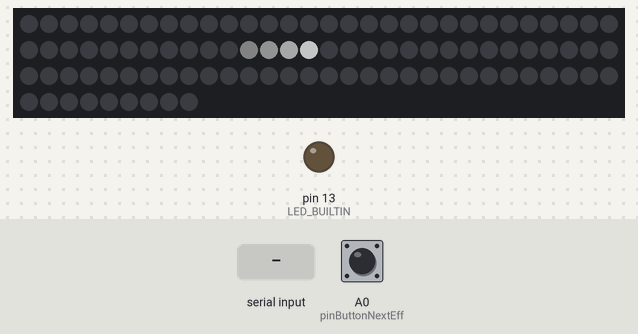
Bench run of a sketch on a simulated Arduino Uno, built with avr-gcc and run on an emulated ATmega328P. On the bench: 99 RGB LEDs in strip order, left to right, continuing on the next row, output pins drawn as LEDs (lit = HIGH). Inputs (shaded band) come from the test bench; at power-on: A0 (pinButtonNextEff) HIGH. Dim RGB values are drawn brighter than linear; random numbers use the default seed unless the sketch sets one.

Above: at 1.2 s.
1.3 s: A0 (pinButtonNextEff) pulled LOW for 0.15 s
At 1.75 s:
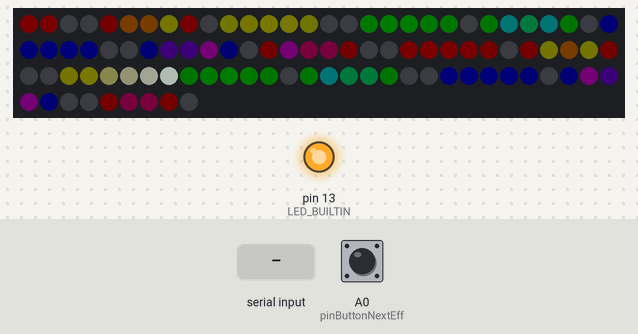
2.0 s: A0 (pinButtonNextEff) pulled LOW for 1 s
At 3.31 s:
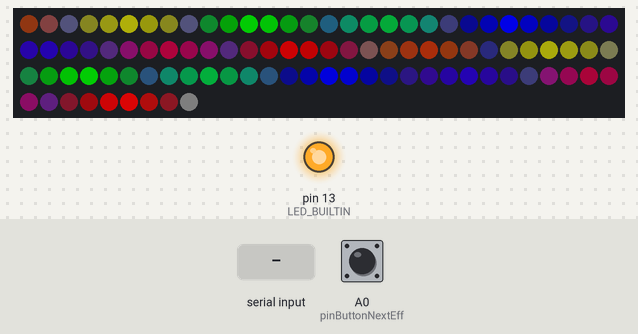
3.6 s: A0 (pinButtonNextEff) pulled LOW for 0.15 s
At 4.23 s:
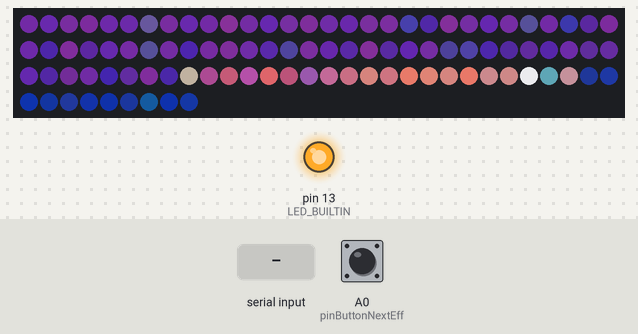
4.3 s: A0 (pinButtonNextEff) pulled LOW for 3.2 s
At 5.8 s:
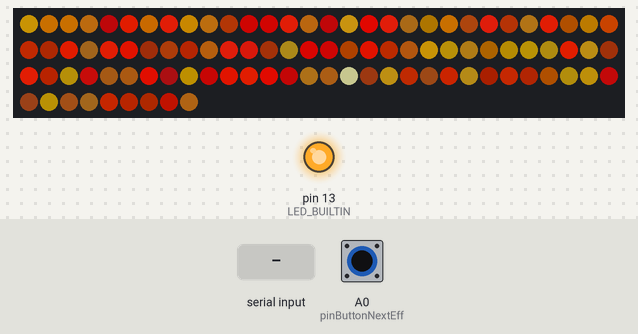
8.1 s: "1" received over the second serial link
At 8.63 s:
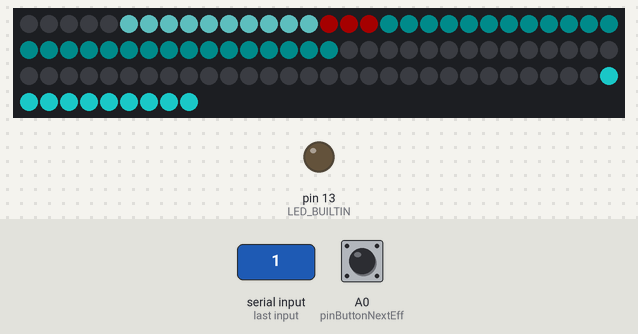
10.5 s: "0" received over the second serial link
At 11.09 s:
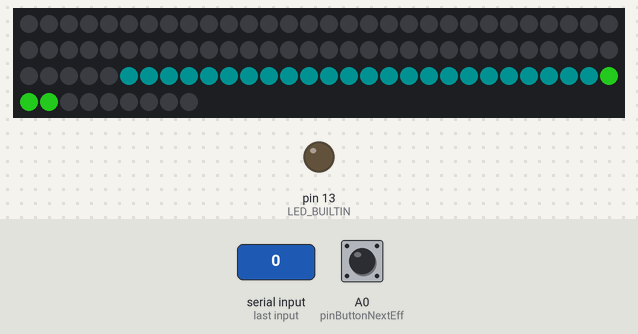
Timing chart, 0 to 13.5 s (numbered marks = the images above; inputs shaded):
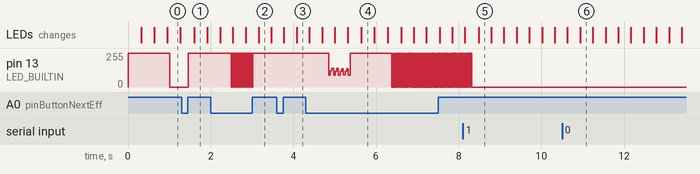

The sketch:

arws2812.ino
```cpp
// use button
#define BUTTON_NEXT_EFF
// use Bluetooth
#define BT
//whether to use hardware serial to communicate Bluetooth. Software serial is used otherwise
//#define BTHS
//if defined, debug data is output to hardware serial port. REMEMBER TO REMOVE this definition once BTHS is set
//#define DEBUG

#include <Adafruit_NeoPixel.h>

#ifdef BT
#define _SS_MAX_RX_BUFF 8 //lower SoftwareSerial's receive buffer to conserve some RAM
#include <SoftwareSerial.h>
#endif

#include "palette.h"
#include "anim.h"
#include "commands.h"
#include "small_timer.hpp"
#ifdef BUTTON_NEXT_EFF
#include "button_classes.hpp"
#endif

#define ANIMS 7 //number of animations
#define PALS 7 //number of palettes
#define INTERVAL 10000 //change interval, msec


constexpr auto pinButtonNextEff = A0; // button pin for next effect
constexpr bool buttonNextEffInverse = true; // options: inverse "button for next effect"

Palette * pals[PALS] = {&PalRgb, &PalRainbow, &PalRainbowStripe, &PalParty, &PalHeat, &PalFire, &PalIceBlue};

Anim anim = Anim();

#ifdef BT
#ifndef BTHS
//11 and 12 are RX (from BT) and TX (to BT) pin numbers
SoftwareSerial bt(11,12);
#else
#define bt Serial
#endif
#endif

byte command[COMMAND_LENGTH-1];   //BT command buffer
bool commandComplete;  //flag indicating whether the command is complete or not
byte cmdPos;  //position inside command buffer; 0 means buffer is empty; 1 means command marker received; 2...5 means command data received. Value of 5 means the command is fully received

#ifdef BUTTON_NEXT_EFF
csButtonLongClicksDef<1000, 50, buttonNextEffInverse> btnNextEff;
bool disableAutoChangeEffects = false;
csTimerDef <1000> DetectTripleFastClickTimer;
uint8_t DetectTripleFastClickCounter = 0;
#else
constexpr bool disableAutoChangeEffects = false;
#endif // BUTTON_NEXT_EFF

csTimerDef <INTERVAL> EffectAutoChangeTimer; // auto change animation effect, interval timer

int paletteInd;
int animInd = -1;

int freeRam () {
  extern int __heap_start, *__brkval;
  int v;
  return (int) &v - (__brkval == 0 ? (int) &__heap_start : (int) __brkval);
}

extern Adafruit_NeoPixel pixels;

void setup() {
#ifdef DEBUG
  Serial.begin(9600);
  Serial.print(F("RAM="));Serial.println(freeRam());
#endif

  pixels.begin();
#ifdef BT
  bt.begin(9600);
#endif
  randomSeed(analogRead(0)*analogRead(1));
  paletteInd = random(PALS);
  anim.setAnim(animInd);
  anim.setPeriod(20);
  anim.setPalette(pals[0]);
  anim.doSetUp();
#ifdef BT
#ifndef BTHS
  bt.listen();
#endif
#endif

#ifdef BUTTON_NEXT_EFF
  pinMode(pinButtonNextEff, INPUT_PULLUP);
#endif // BUTTON_NEXT_EFF

  EffectAutoChangeTimer.start(10000); // 10000 for "release" AnimStart
}

void loop() {
  /* this piece of code checks for looping while trying to find different colors
  for (int pi=0;pi<PALS;pi++) {
    int c = 0;

    Serial.print(F("pi="));Serial.print(pi);
    Color c1 = pals[pi]->getPalColor((float)rngb()/256);
    Color c2 = c1;
    while (c1.isCloseTo(c2)) {
      c = c + 1;
      c2 = pals[pi]->getPalColor((float)rngb()/256);
    }
    Serial.print(F(" c="));Serial.println(c);
  }
  /**/

  bool needChange = EffectAutoChangeTimer.run();

#ifdef BUTTON_NEXT_EFF
  btnNextEff.run(digitalRead(pinButtonNextEff));
#endif // BUTTON_NEXT_EFF


#ifdef BT
  if (bt.available()) {
    if (cmdPos == 0) { //wait for command marker when command buffer is empty, discard everything that doesn't match command marker
      byte b;
      do {
        b = bt.read();
#ifdef DEBUG
        Serial.print(b);Serial.write(32);
#endif
      } while (bt.available() && b != COMMAND_MARKER);
      if (b == COMMAND_MARKER) cmdPos = 1;
    }
    while (bt.available() && cmdPos < COMMAND_LENGTH) {
       byte b = bt.read();
#ifdef DEBUG
       Serial.print(b);Serial.write(32);
#endif
       command[(cmdPos++)-1] = b;
    }
    if (cmdPos >= COMMAND_LENGTH) {
      byte cs = 0;
      for (byte i=0;i<(COMMAND_LENGTH-2);i++) {
        cs = cs + command[i];
      }
#ifdef DEBUG
      Serial.write('c');Serial.println(cs);
#endif
      commandComplete = (cs == command[COMMAND_LENGTH-2]);
      cmdPos = 0;
    }
  }
#endif

  if (anim.run()) {
#ifdef BT
    if (commandComplete && command[0] == CMD_SETAP) {
      if ((command[1] < ANIMS) && (command[2] < PALS)) {
          anim.setAnim(command[1]);
          anim.setPalette(pals[command[2]]);
          bt.write(command, 3);
          EffectAutoChangeTimer.start();
      }
    }

    if (commandComplete && command[0] == CMD_MAGIC) {
      animInd = 7; //todo: why 7? (remove magik constant)
      anim.setAnim(animInd);
      anim.doSetUp();
      EffectAutoChangeTimer.start();
      bt.print('!');
    }
    commandComplete = false;
#endif
  }

#ifdef BUTTON_NEXT_EFF
  if (btnNextEff.flags.click) {
    // random pallete
    int prevPalInd = paletteInd;
    while (prevPalInd == paletteInd) paletteInd = random(PALS);
    // iterate animate
    animInd++;
    if (animInd >= ANIMS)
      animInd = 0;
    // apply
    anim.setAnim(animInd);
    anim.setPeriod(random(20, 40));
    anim.setPalette(pals[paletteInd]);
    anim.doSetUp();

    disableAutoChangeEffects = true;
    DetectTripleFastClickTimer.startOnce();
    DetectTripleFastClickCounter++;
  }

  if (DetectTripleFastClickTimer.run()) {
    if (DetectTripleFastClickCounter == 3) {
      disableAutoChangeEffects = false;
      // force change effect
      needChange = true;
    }
    DetectTripleFastClickCounter = 0;
  }
#endif // BUTTON_NEXT_EFF

  // auto change effect
  if (needChange && ! disableAutoChangeEffects) {
    EffectAutoChangeTimer.start();

    switch ( (animInd < 0) ? 0 : random(2)) {
      case 0:
      {
        int prevAnimInd = animInd;
        while (prevAnimInd == animInd) animInd = random(ANIMS);
        anim.setAnim(animInd);
        anim.setPeriod(random(20, 40));
        anim.setPalette(pals[paletteInd]);
        anim.doSetUp();
        break;
      }
      case 1:
      {
        int prevPalInd = paletteInd;
        while (prevPalInd == paletteInd) paletteInd = random(PALS);
        anim.setPalette(pals[paletteInd]);
        break;
      }
    }
#ifdef BT
    bt.print(F(">"));bt.print(animInd);bt.print(F("\t"));bt.println(paletteInd);
#ifndef BTHS
    bt.listen();
#endif
#endif
  }


}
```

anim.cpp
```cpp
#include <Adafruit_NeoPixel.h>
#include "color.h"
#include "palette.h"
#include "anim.h"
#include "brightness.h"

//Adafruit's class to operate strip
Adafruit_NeoPixel pixels = Adafruit_NeoPixel(LEDS, PIN, NEO_GRB + NEO_KHZ800);


Anim::Anim()
{
    nextms = millis();
}

void Anim::setPeriod(byte period) {
    this->period = period;
}

void Anim::setPalette(Palette * pal) {
    this->palette = pal;
    if (setUpOnPalChange) {
        setUp();
    }
    pinMode(LED_BUILTIN, OUTPUT);
}

bool Anim::run()
{
    if ( millis()<=nextms) {
        digitalWrite(LED_BUILTIN, LOW);
        return false;
    }
    digitalWrite(LED_BUILTIN, HIGH);
    nextms=millis() + period;

    if (runImpl != NULL)
    {
        (this->*runImpl)();
    }

    //transition coef, if within 0..1 - transition is active
    //changes from 1 to 0 during transition, so we interpolate from current color to previous
    float transc = (float)((long)transms - (long)millis()) / TRANSITION_MS;
    Color * leds_prev = (leds == leds1) ? leds2 : leds1;

    if (transc > 0) {
        for(int i=0; i<LEDS; i++) {
            //transition is in progress
            Color c = leds[i].interpolate(leds_prev[i], transc);
            //pixels.setPixelColor(i, pixels.Color(c.r, c.g, c.b));
            byte r = (int)pgm_read_byte_near(BRI + c.r) * BRIGHTNESS / 256;
            byte g = (int)pgm_read_byte_near(BRI + c.g) * BRIGHTNESS / 256;
            byte b = (int)pgm_read_byte_near(BRI + c.b) * BRIGHTNESS / 256;
            pixels.setPixelColor(i, pixels.Color(r, g, b));
        }
    } else {
        for(int i=0; i<LEDS; i++) {
            //regular operation
            //pixels.setPixelColor(i, pixels.Color(leds[i].r, leds[i].g, leds[i].b));
            byte r = (int)pgm_read_byte_near(BRI + leds[i].r) * BRIGHTNESS / 256;
            byte g = (int)pgm_read_byte_near(BRI + leds[i].g) * BRIGHTNESS / 256;
            byte b = (int)pgm_read_byte_near(BRI + leds[i].b) * BRIGHTNESS / 256;
            pixels.setPixelColor(i, pixels.Color(r, g, b));
        }
    }

    pixels.show();

    return true;

}

void Anim::setUp()
{
   //pinMode(LED_BUILTIN, OUTPUT);
    transms = millis() + TRANSITION_MS;

    //switch operation buffers (for transition to operate)

    if (leds == leds1) {
        leds = leds2;
    } else {
        leds = leds1;
    }

    if (setUpImpl != NULL) {
        (this->*setUpImpl)();
    }
}

void Anim::doSetUp()
{
    if (!setUpOnPalChange) {
        setUp();
    }
}

void Anim::setAnim(byte animInd)
{
    switch (animInd) {
        case 0:
            setUpImpl = &Anim::animRun_SetUp;
            runImpl = &Anim::animRun_Run;
            setUpOnPalChange = true;
        break;
        case 1:
            setUpImpl = &Anim::animPixieDust_SetUp;
            runImpl = &Anim::animPixieDust_Run;
            setUpOnPalChange = true;
        break;
        case 2:
            setUpImpl = &Anim::animSparkr_SetUp;
            runImpl = &Anim::animSparkr_Run;
            setUpOnPalChange = true;
        break;
        case 3:
            setUpImpl = &Anim::animRandCyc_SetUp;
            runImpl = &Anim::animRandCyc_Run;
            setUpOnPalChange = true;
        break;
        case 4:
            setUpImpl = &Anim::animStars_SetUp;
            runImpl = &Anim::animStars_Run;
            setUpOnPalChange = false;
        break;
        case 5:
            setUpImpl = &Anim::animSpread_SetUp;
            runImpl = &Anim::animSpread_Run;
            setUpOnPalChange = false;
        break;
        case 6:
            setUpImpl = &Anim::animFly_SetUp;
            runImpl = &Anim::animFly_Run;
            setUpOnPalChange = false;
        break;
        case 7: //special
            setUpImpl = &Anim::animBT_SetUp;
            runImpl = &Anim::animBT_Run;
            setUpOnPalChange = false;
        break;
        default:
            setUpImpl = &Anim::animStart_SetUp;
            runImpl = &Anim::animStart_Run;
            setUpOnPalChange = true;
        break;
    }
}


unsigned int rng() {
    static unsigned int y = 0;
    y += micros(); // seeded with changing number
    y ^= y << 2; y ^= y >> 7; y ^= y << 7;
    return (y);
}

byte rngb() {
    return (byte)rng();
}


Color Anim::leds1[LEDS];
Color Anim::leds2[LEDS];
Color Anim::ledstmp[LEDS];
byte Anim::seq[LEDS];
```

anim.h
```cpp
#ifndef anim_h
#define anim_h
#include <Adafruit_NeoPixel.h>
#include "palette.h"

#define PIN 2 // WS2812 pin number
#define LEDS 99 // number of LEDs in the strip. Not sure why, but 100 leds don't work with software serial! Works with hardware serial though
#define BRIGHTNESS 256// brightness adjustment, up to 256

#define TRANSITION_MS 1000 // transition time between animations, ms

// brigthness animation amplitude shift. true BrA amplitude is calculated as (0..127) value shifted right by this amount
#define BRA_AMP_SHIFT 1
// brigthness animation amplitude offset
#define BRA_OFFSET (222-64)

//probability of spark when in idle plase
#define SPARK_PROB 3

class Anim {

private:
    //Color arrays - two for making transition
    static Color leds1[LEDS];
    static Color leds2[LEDS];
    //auxiliary colors array
    static Color ledstmp[LEDS];

    void animStart();

    // length of animation timeslot (period)
    byte period;
    // array of Color to work with
    Color *leds;
    Palette *palette;

    // millis for next timeslot
    unsigned long nextms;
    // millis to transition end
    unsigned long transms;

    int phase;
    int pos;
    int inc;

    //whether to call SetUp on palette change
    //(some animations require full transition with fade, otherwise the colors would change in a step, some not)
    bool setUpOnPalChange;

    Color curColor = Color(0);
    Color prevColor = Color(0);

    Color sparkleColor = Color(0xFFFFFF);

    static byte seq[LEDS];

    //brigthness animation (BrA) current initial phase
    byte braPhase;
    //braPhase change speed
    byte braPhaseSpd=5;
    //BrA frequency (spatial)
    byte braFreq=150;

    //glow animation setup
    void glowSetUp();

    //glow animation - must be called for each LED after it's BASIC color is set
    //note this overwrites the LED color, so the glow assumes that color will be stored elsewhere (not in leds[])
    //or computed each time regardless previous leds[] value
    void glowForEachLed(int i);

    //glow animation - must be called at the end of each animaton run
    void glowRun();

    void setUp();

    //run and setup handlers
    void (Anim::*runImpl)();
    void (Anim::*setUpImpl)();


    //animation implementations
    void animStart_SetUp();
    void animStart_Run();

    void animRun_SetUp();
    void animRun_Run();

    void animPixieDust_SetUp();
    void animPixieDust_Run();

    void animSparkr_SetUp();
    void animSparkr_Run();

    void animRandCyc_SetUp();
    void animRandCyc_Run();

    void animStars_SetUp();
    void animStars_Run();

    void animSpread_SetUp();
    void animSpread_Run();

    void animFly_SetUp();
    void animFly_Run();

    void animBT_SetUp();
    void animBT_Run();

public:


    Anim();
    void setPeriod(byte period);
    void setPalette(Palette * pal);
    void setAnim(byte animInd);
    bool run();//returns true if actual change has completed, or false if it's dummy call (previous call was too recent in time)
    void doSetUp();

};

unsigned int rng();

byte rngb();

#endif
```

animGlow.cpp
```cpp
#include "anim.h"

void Anim::glowSetUp()
{
    braPhaseSpd = random(8,13);
    braFreq = random(40,120);
}

void Anim::glowForEachLed(int i)
{
    int bra = (char) (braPhase + i * braFreq);
    bra = BRA_OFFSET + (abs(bra) >> BRA_AMP_SHIFT);
    leds[i] = leds[i].brightness((int)bra);
}

void Anim::glowRun()
{
    braPhase += braPhaseSpd;
}
```

anim_bt.cpp
```cpp
#include <SoftwareSerial.h>
#include "anim.h"
#include "color.h"
#include "palette.h"
#include "commands.h"

extern bool commandComplete;
extern byte command[];

//width of "spot" controlled by phone, in leds
#define SPOT_WIDTH 10

void Anim::animBT_SetUp() {
    leds[10] = sparkleColor;
}

void Anim::animBT_Run() {
  Color col;
  int pos = -LEDS;
  if (commandComplete && command[0] == CMD_MPOS) {
     pos = command[1]*LEDS/256;
     byte cin = command[2];
     if (cin <= 63) {
       col.r = cin*4;
       col.g = (63-cin)*4;
       col.b = 0;
     } else if (cin <= 127) {
       col.r = 255;
       col.g = (cin - 64)*4;
       col.b = col.g;
     } else if (cin <= 191) {
       col.r = (191 - cin) * 4;
       col.g = col.r;
       col.b = 255;
     } else {
      col.r = 0;
      col.g = (cin - 192) * 4;
      col.b = (255 - cin) * 4;
     }
     Serial.print('M');Serial.print(pos);Serial.print('-');Serial.println(cin);
  }


  for (int i=0;i<LEDS;i++) {
      leds[i].fade(5);
      if ( ((i-pos) >=0) && ((i-pos) < SPOT_WIDTH)) {
        leds[i] = col;
      }
   }
}
```

anim_fly.cpp
```cpp
#include "anim.h"
#include "color.h"
#include "palette.h"


void Anim::animFly_SetUp() {
    //length of particle tail
    pos = random(2, 15);
    //probability of the tail
    inc = random(5, 15);
    if (random(10) > 5) {
        inc = -inc;
    }
    phase = 0;
}

void Anim::animFly_Run() {

    byte launchpos;
    if (inc > 0) {
        launchpos = LEDS-1;
        for (int i=1;i<LEDS;i++) {
            leds[i-1] = leds[i];
        }
    } else {
        launchpos = 0;
        for (int i=LEDS-2;i>=0;i--) {
            leds[i+1] = leds[i];
        }
    }

    if (random(abs(inc)) == 0) {
        curColor = palette->getPalColor((float)rngb()/256);
        phase = pos;
    }

    leds[launchpos] = Color( (int)curColor.r * phase / pos, (int)curColor.g * phase / pos, (int)curColor.b * phase / pos) ;
    if (phase > 0) phase--;
}
```

anim_pixiedust.cpp
```cpp
#include "anim.h"
#include "color.h"
#include "palette.h"

#define DUST_LENGTH 20
void Anim::animPixieDust_SetUp() {
    phase = 0;
    curColor = palette->getPalColor((float)rng()/256);
    prevColor = palette->getPalColor((float)rng()/256);
    inc = random(2)*2-1;
    if (inc > 0) {
        phase = -DUST_LENGTH/2;
    } else {
        phase = LEDS + DUST_LENGTH/2;
    }
    glowSetUp();
}

void Anim::animPixieDust_Run() {

    if (inc > 0) {
        for (int i=0;i<LEDS;i++) {
            leds[i] = (i > phase) ? prevColor : curColor;
            glowForEachLed(i);
        }
        phase++;
        if (phase >= 4*LEDS) {
            phase = -DUST_LENGTH/2;
            prevColor = curColor;
            curColor = palette->getPalColor((float)rngb()/256);
        }
    } else {
        for (int i=0;i<LEDS;i++) {
            leds[i] = (i < phase) ? prevColor : curColor;
            glowForEachLed(i);
        }
        phase--;
        if (phase <= -3*LEDS) {
            phase = LEDS + DUST_LENGTH/2;
            prevColor = curColor;
            while (prevColor.isCloseTo(curColor)) {
              curColor = palette->getPalColor((float)rngb()/256);
            }
        }
    }
    glowRun();

    for (int k = phase-DUST_LENGTH/2; k < (phase + DUST_LENGTH/2); k++ ) {
        if (k >= 0 && k < LEDS) {
            int mix = abs(k-phase) * 255 / DUST_LENGTH + random(-100, 100);
            if (mix < 0) {
                mix = 0;
            } else if (mix > 255) {
                mix = 255;
            }
            leds[k] = sparkleColor.interpolate(leds[k], (float)mix/255);
        }
    }

}
```

anim_randcyc.cpp
```cpp
#include "anim.h"

void Anim::animRandCyc_SetUp() {
    for (int i=0;i<LEDS;i++) {
        seq[i] = rngb();
    }
}

void Anim::animRandCyc_Run() {
    for (int i=0;i<LEDS;i++) {
        leds[i] = palette->getPalColor((float)seq[i] / 256);
        seq[i]+=rngb() >> 6;
    }
}
```

anim_run.cpp
```cpp
#include "anim.h"
#include "color.h"
#include "palette.h"


void Anim::animRun_SetUp() {
    pos = 0;
    inc = 1 + (rngb() >> 5);
    if (random(10) > 5) {
        inc = -inc;
    }
}

void Anim::animRun_Run() {

    int p = pos;
    for (int i=0;i<LEDS;i++) {
        Color c = palette->getPalColor((float)p/256);
        leds[i] = c;

        p = p + inc;
        if (p >= 256) {
            p = p - 256;
        } else if (p < 0) {
            p = p + 256;
        }
    }
    pos = pos + 1;
}
```

Source omitted: anim_sparkr.cpp (1304 bytes), anim_spread.cpp (885 bytes), anim_stars.cpp (1020 bytes), anim_start.cpp (747 bytes), brightness.h (data table, 2074 bytes), button_classes.hpp (7377 bytes), color.h (2244 bytes), commands.h (439 bytes), palette.cpp (1805 bytes), palette.h (958 bytes), small_timer.hpp (8172 bytes)

Measured:
- after the input at 1.3 s, pin 13 (LED_BUILTIN): 0/255 → 255/255 after 0.15 s
